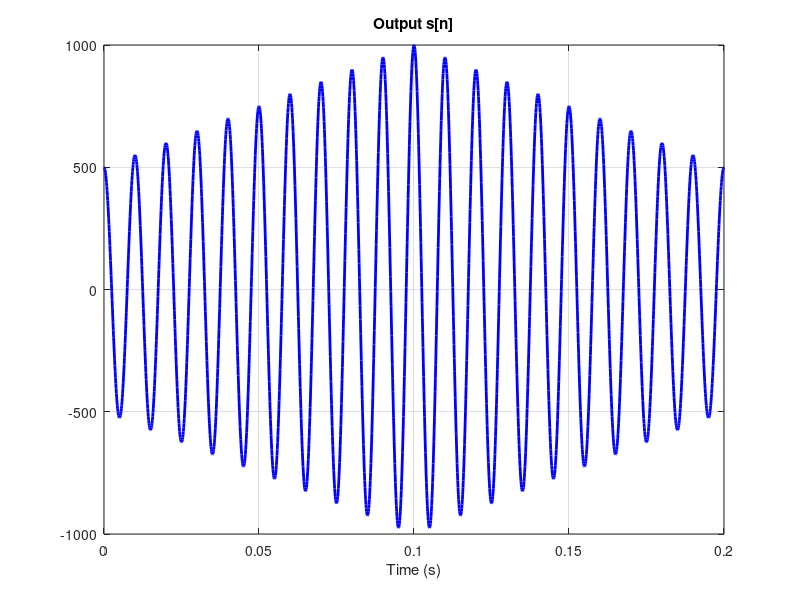

Here is the MATLAB script that generated this plot:
% Signal 1
fs = 10000;
t = 0:1/fs:0.2;

signal_1 = sin(2 * pi * 100 * t);

plot(t, signal_1, 'b', 'LineWidth', 2);
title('Known Template Signal s[n]');
xlabel('Time (s)'); grid on;

%y = conv(signal_1, signal_1, 'same');

h = fliplr(signal_1);
y = conv(signal_1, h, 'same');

plot(t, y, 'b', 'LineWidth', 2);
title('Output s[n]');
xlabel('Time (s)'); grid on;

BITS = 16;
s_norm = signal_1 / max(signal_1);
s_int = round(s_norm * (2^(BITS-1) - 1));

% Convert negative numbers to 8-bit Two's Complement hex
s_hex = cell(length(s_int), 1);
for i = 1:length(s_int)
    val = s_int(i);
    if val < 0
        val = val + 2^BITS;
    end
    s_hex{i} = dec2hex(val, 4);
end

% --- Format A: Xilinx Vivado Block RAM (.coe) ---
fid = fopen('Signal\Signal_1.coe', 'w');
fprintf(fid, 'memory_initialization_radix=16;\n');
fprintf(fid, 'memory_initialization_vector=\n');
for i = 1:length(s_hex)-1
    fprintf(fid, '%s,\n', s_hex{i});
end
fprintf(fid, '%s;\n', s_hex{end});
fclose(fid);

% Signal 2 
% Signal 3
